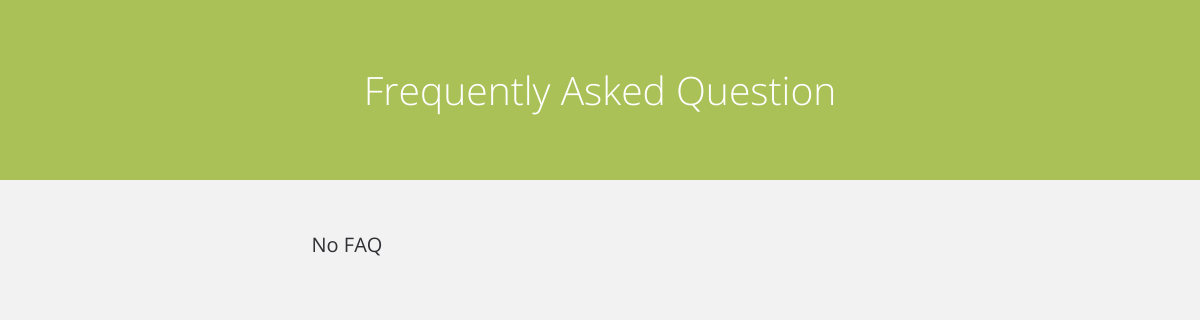
The page /faq/index.php on the database as committed earlier.
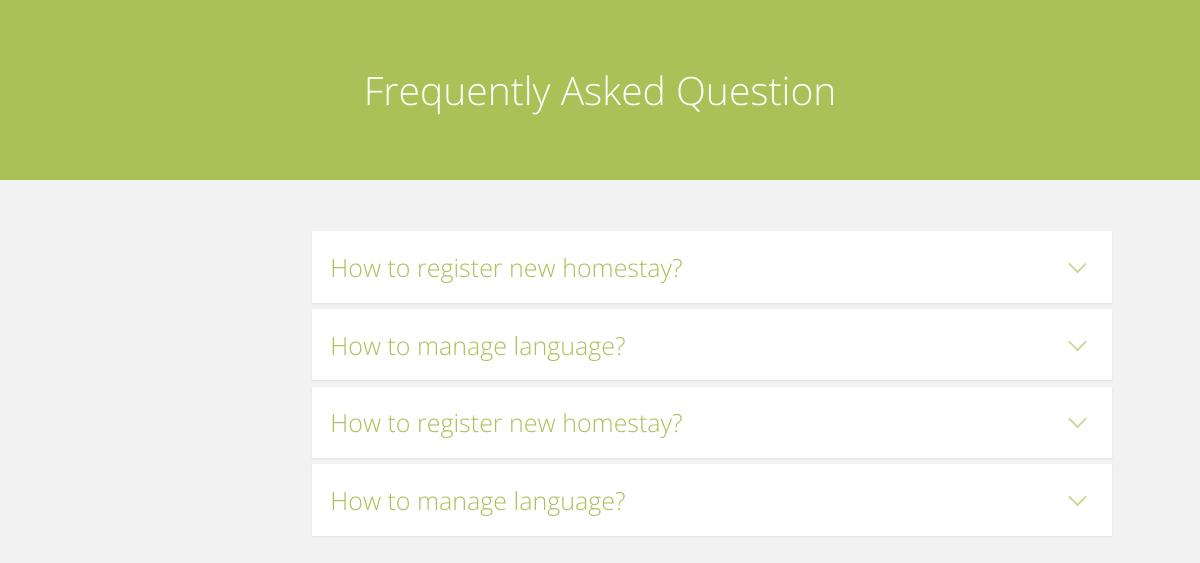
The same page on the database as committed later.
### tables this page shows
CREATE TABLE `faq` (
  `id` int(11) NOT NULL,
  `question` text NOT NULL,
  `answer` text NOT NULL
);

### faq/index.php (the view, shortened to what this page needs)
<?php
function faq(){
	require("../database/db_connect.php");
	$sql="SELECT * FROM faq ORDER BY id";
	if ($result=mysqli_query($con,$sql))
	{
		$rowcount=mysqli_num_rows($result);
		if ($rowcount==0) {
			echo 'No FAQ';
		}
		foreach ($result as $faq ) {
			echo '
			<li class="cd-faq__item">
				<a class="cd-faq__trigger" href="#0"><span>'.$faq['question'].'</span></a>
				<div class="cd-faq__content">
          <div class="text-component">
            <p>'.$faq['answer'].'</p>
          </div>
				</div>
			</li>';
		}
	}
}
?>
<html lang="en">
<head>
  <link rel="stylesheet" href="assets/css/style.css">
</head>
<body>
<header class="cd-header flex flex-column flex-center">
  <div class="text-component text-center">
    <h1>Frequently Asked Question </h1>
  </div>
</header>
<section class="cd-faq js-cd-faq container max-width-md margin-top-lg margin-bottom-lg">
	<div class="cd-faq__items">
		<ul id="basics" class="cd-faq__group">
			<?php  faq();
			?>
		</ul>
	</div>
</section>
</body>
</html>

Rows that differ between the two databases and show on the page:
added faq: question "How to register new homestay?"
added faq: question "How to manage language?"
added faq: question "How to register new homestay?"
added faq: question "How to manage language?"
Other text that changed with them:
text no longer shown: "No FAQ"
